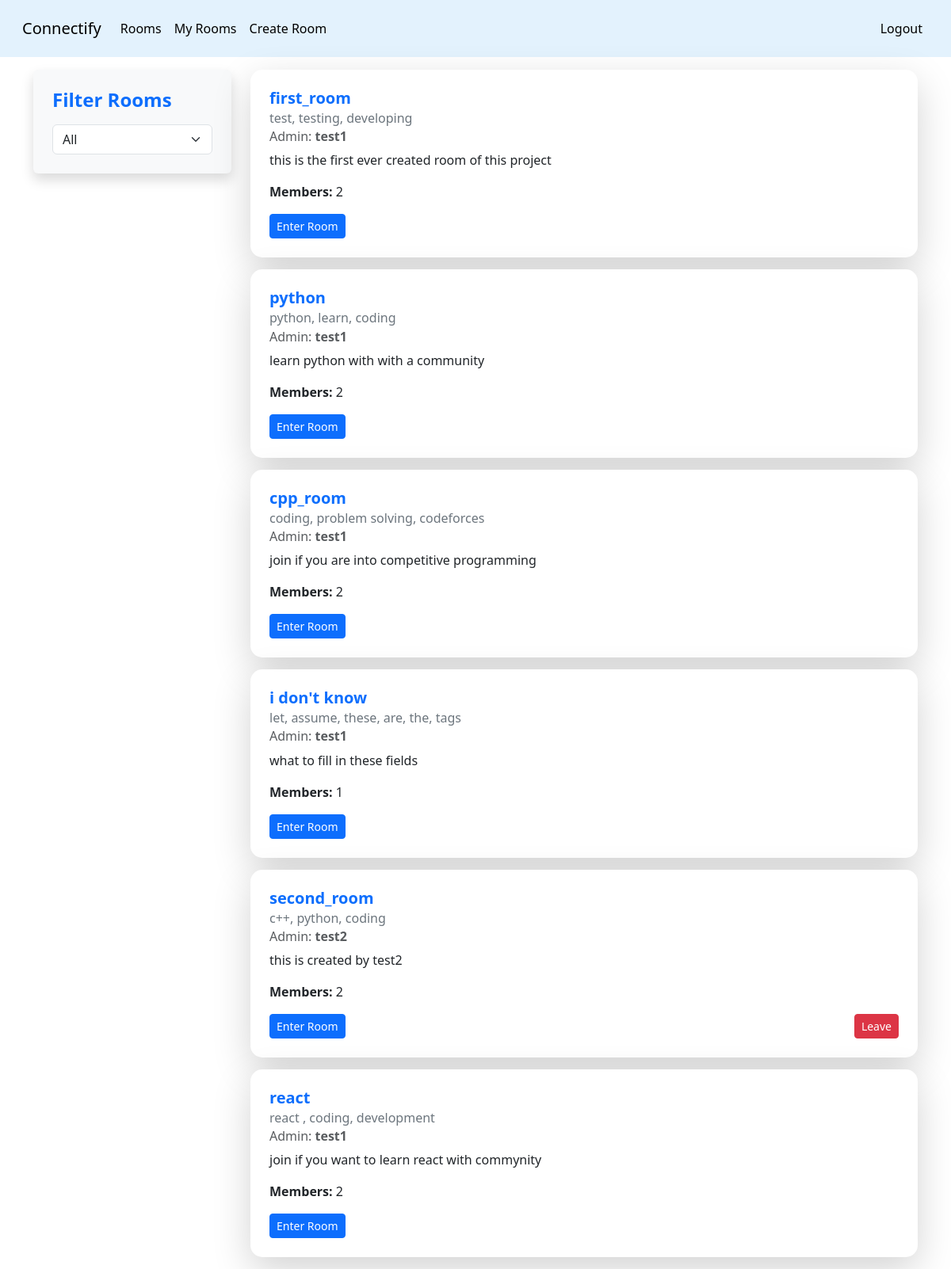
The page /room/my_rooms (signed in) on the database its author committed.
### room/models.py (models this page shows, shortened)
class Room(models.Model):
    room_name = models.CharField(max_length=100)
    created_by = models.ForeignKey(User, on_delete=models.CASCADE, related_name= 'created_rooms')
    created_at = models.DateTimeField(auto_now_add = True)
    description = models.CharField(max_length=500)
    tags = models.CharField(max_length=500)
    members = models.ManyToManyField(User, related_name='joined_rooms', blank=True)
    is_private = models.BooleanField(default=False)
    voters = models.JSONField(default=dict, blank = True)
    votecount = models.IntegerField(default= 0, blank= True)

### room/views.py (the view)
# urls.py: path('my_rooms',views.my_rooms, name = 'my_rooms'),
@login_required
def my_rooms(request):
    rooms = request.user.joined_rooms.all()
    context = {
        'rooms' : rooms
    }
    return render(request, 'room/myrooms.html',context)

### room/templates/room/myrooms.html (shortened to what this page needs)
{% extends "base.html" %}
{% block content %}
<div class="container d-flex">
    <div class="bg-light p-4 shadow rounded me-4" style="width: 250px; height: fit-content; border-radius: 15px;">
        <h4 class="text-primary fw-bold">Filter Rooms</h4>
        <select id="roomFilter" class="form-select mt-3">
            <option value="all">All</option>
        </select>
    </div>
    <div class="flex-grow-1">
        <div id="roomList">
            {% for room in rooms %}
                <div class="card shadow-lg border-0 room-item"
                     style="border-radius: 15px; margin-bottom: 15px;"
                     data-created-by="{{ room.created_by.username }}"
                     data-joined="{% if user in room.members.all %}true{% else %}false{% endif %}">
                    <div class="card-body p-4">
                        <h5 class="card-title fw-bold text-primary">{{ room.room_name }}</h5>
                        <h6 class="card-subtitle mb-2 text-secondary">{{ room.tags }}</h6>
                        <h6 class="card-subtitle mb-2 text-muted">
                            Admin: <span class="fw-semibold">{{ room.created_by.username }}</span>
                        </h6>
                        <p class="card-text text-dark">{{ room.description }}</p>
                        <p class="card-text"><strong>Members:</strong> {{ room.members.count }}</p>
                        <div class="d-flex justify-content-between">
                            <a href="{% url 'feed' room.id %}" class="btn btn-primary btn-sm">Enter Room</a>
                            {% if user != room.created_by %}
                                {% if user in room.members.all %}
                                    <a href="{% url 'leave_room' room.id %}" class="btn btn-danger btn-sm">Leave</a>
                                {% else %}
                                    <a href="{% url 'join_room' room.id %}" class="btn btn-success btn-sm">Join</a>
                                {% endif %}
                            {% endif %}
                        </div>
                    </div>
                </div>
            {% endfor %}
        </div>
    </div>
</div>
{% endblock content %}

### rows shown on the page
Room: room_name "first_room", tags "test, testing, developing", created_by.username "test1", description "this is the first ever created room of this project", members.count "2"
Room: room_name "python", tags "python, learn, coding", created_by.username "test1", description "learn python with with a community", members.count "2"
Room: room_name "cpp_room", tags "coding, problem solving, codeforces", created_by.username "test1", description "join if you are into competitive programming", members.count "2"
Room: room_name "i don't know", tags "let, assume, these, are, the, tags", created_by.username "test1", description "what to fill in these fields", members.count "1"
Room: room_name "second_room", tags "c++, python, coding", created_by.username "test2", description "this is created by test2", members.count "2", shows "Leave"
Room: room_name "react", tags "react , coding, development", created_by.username "test1", description "join if you want to learn react with commynity", members.count "2"
